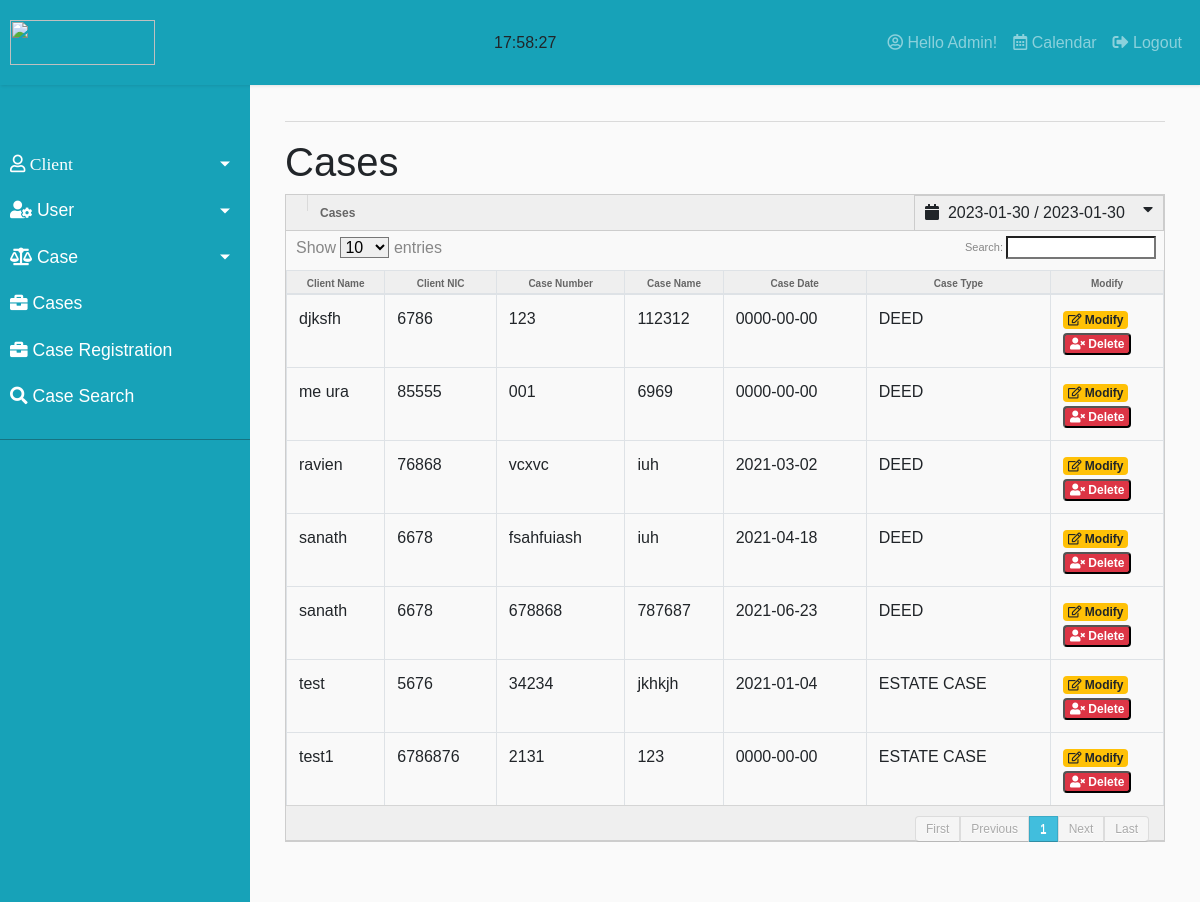
Page /includes/pages/cases.php (signed in) on the committed database.
### tables this page shows
CREATE TABLE `casedetails` (
  `case_id` int(11) NOT NULL,
  `client_fk` int(11) NOT NULL,
  `case_name` varchar(500) NOT NULL,
  `case_number` varchar(500) NOT NULL,
  `case_sectionNumber` varchar(500) NOT NULL,
  `case_court` varchar(500) NOT NULL,
  `case_decision` varchar(500) NOT NULL,
  `case_type` varchar(500) NOT NULL,
  `case_isDelete` tinyint(1) NOT NULL DEFAULT 0,
  `case_date` date NOT NULL,
  `case_dateupdateted` datetime DEFAULT current_timestamp()
);

CREATE TABLE `clientdetails` (
  `client_id` int(11) NOT NULL,
  `client_name` varchar(500) NOT NULL,
  `client_address` varchar(500) NOT NULL,
  `client_email` varchar(500) DEFAULT NULL,
  `client_nic` varchar(13) NOT NULL,
  `client_isDelete` tinyint(1) NOT NULL,
  `client_dateCreated` date NOT NULL DEFAULT current_timestamp(),
  `client_tel` int(11) NOT NULL
);

### includes/pages/cases.php (the view, shortened to what this page needs)
<?php require('../connection.php'); ?>
<!DOCTYPE html>
<html lang="en">
<link rel="stylesheet" href="../../css/matrix-style.css">
<body onload="startTime()">
  <div id="content">
    <div class="container-fluid">
      <hr>
      <div class="row-fluid">
        <div class="span12">
          <h1><?php echo 'Cases'; ?></h1>
          <div class="widget-box">
            <div class="widget-title"> <span class="icon"><i class="icon-th"></i></span>
              <h5>Cases</h5>
              <div>
                <div id="reportrange" style="background: transparent; cursor: pointer; padding: 5px 10px; border: 1px solid #ccc; width: 250px;float:right;">
                  <i class="fa fa-calendar"></i>&nbsp;
                  <span id="dat"> </span><i class="fa fa-caret-down" style="float: right;"></i>
                </div>
              </div>
            </div>
            <div class="widget-content nopadding">
              <table class="table table-bordered data-table">
                <thead>
                  <tr>
                    <th>Client Name</th>
                    <th>Client NIC</th>
                    <th>Case Number</th>
                    <th>Case Name</th>
                    <th>Case Date</th>
                    <th>Case Type</th>
                    <th>Modify</th>
                  </tr>
                </thead>
                <tbody>
                  <?php
                  $query = "SELECT * FROM clientdetails,casedetails WHERE clientdetails.client_isDelete=0 AND casedetails.case_isDelete=0 AND clientdetails.client_id=casedetails.client_fk ORDER BY casedetails.case_date ASC ";
                  $users = mysqli_query($connection, $query);
                  while ($user = mysqli_fetch_assoc($users)) {?>
                    <tr>
                      <td><?php echo $user['client_name']; ?></td>
                      <td><?php echo $user['client_nic']; ?> </td>
                      <td><?php echo $user['case_number']; ?></td>
                      <td><?php echo $user['case_name']; ?></td>
                      <td><?php echo $user['case_date']; ?></td>
                      <td><?php echo $user['case_type']; ?></td>
                      <td><a href="caseUpdate.php?<?php echo "clientId={$user['client_id']}&caseId={$user['case_id']}&resultTemplate=single&caseType={$user['case_type']}&from=cases"; ?>" class="badge badge-warning"><i class="far fa-edit"></i> Modify</a>
                      <br><button style="border:1px soild black;" id ='del' class="badge badge-danger" onclick="dele(<?php echo $user['client_id'].','.$user['case_id']; ?>)"><i class="fas fa-user-times"></i> Delete</button></td>
                    </tr>
              <?php } ?>
                </tbody>
              </table>
            </div>
          </div>
        </div>
      </div>
    </div>
</body>
</html>

### css/sidebar.css (style rules this page uses)
body { font-family: 'Poppins', sans-serif; background: #fafafa }
a, a:hover, a:focus { color: inherit; text-decoration: none; transition: all 0.3s; }
#content { width: 100%; padding: 20px; min-height: 100vh; transition: all 0.3s; }

### css/matrix-style.css (style rules this page uses)
select, textarea, input[type="text"], input[type="password"], input[type="datetime"], input[type="datetime-local"], input[type="date"], input[type="month"], input[type="time"], input[type="week"], input[type="number"], input[type="email"], input[type="url"], input[type="search"], input[type="tel"], input[type="color"], .uneditable-input, .label, .dropdown-menu, .btn, .well, .progress, .table-bordered, .btn-group > .btn:first-child, .btn-group > .btn:last-child, .btn-group > .btn:last-child, .btn-group > .dropdown-toggle, .alert { border-radius:0px; }
hr { border-top-color:#dadada; }
.widget-box { background: none repeat scroll 0 0 #F9F9F9; border-left: 1px solid #CDCDCD; border-top: 1px solid #CDCDCD; border-right: 1px solid #CDCDCD; clear: both; margin-top: 0px; margin-bottom: 40px; position: relative; }
.widget-title, .modal-header, .table th, div.dataTables_wrapper .ui-widget-header { background:#efefef; border-bottom: 1px solid #CDCDCD; height: 36px; }
.widget-title span.icon { padding: 9px 10px 7px 11px; float: left; border-right:1px solid #dadada; }
.widget-title h5 { color: #666; float: left; font-size: 12px; font-weight: bold; padding: 12px; line-height: 12px; margin: 0; }
.widget-content { padding:15px; border-bottom: 1px solid #cdcdcd; }
.table th { height: auto; font-size: 10px; padding: 5px 10px 2px; border-bottom: 0; text-align: center; color: #666666; }
.nopadding { padding: 0 !important; }
.nopadding .table { margin-bottom: 0; }
.nopadding .table-bordered { border: 0; }

### rows in the picture
casedetails: client_fk.client_name "test1", client_fk.client_nic "6786876", case_number "2131", case_name "123", case_date "0000-00-00", case_type "ESTATE CASE"
casedetails: client_fk.client_name "me ura", client_fk.client_nic "85555", case_number "001", case_name "6969", case_date "0000-00-00", case_type "DEED"
casedetails: client_fk.client_name "djksfh", client_fk.client_nic "6786", case_number "123", case_name "112312", case_date "0000-00-00", case_type "DEED"
casedetails: client_fk.client_name "test", client_fk.client_nic "5676", case_number "34234", case_name "jkhkjh", case_date "2021-01-04", case_type "ESTATE CASE"
casedetails: client_fk.client_name "ravien", client_fk.client_nic "76868", case_number "vcxvc", case_name "iuh", case_date "2021-03-02", case_type "DEED"
casedetails: client_fk.client_name "sanath", client_fk.client_nic "6678", case_number "fsahfuiash", case_name "iuh", case_date "2021-04-18", case_type "DEED"
casedetails: client_fk.client_name "sanath", client_fk.client_nic "6678", case_number "678868", case_name "787687", case_date "2021-06-23", case_type "DEED"

### other values in the picture
$_SESSION['dbName'] "Admin"
